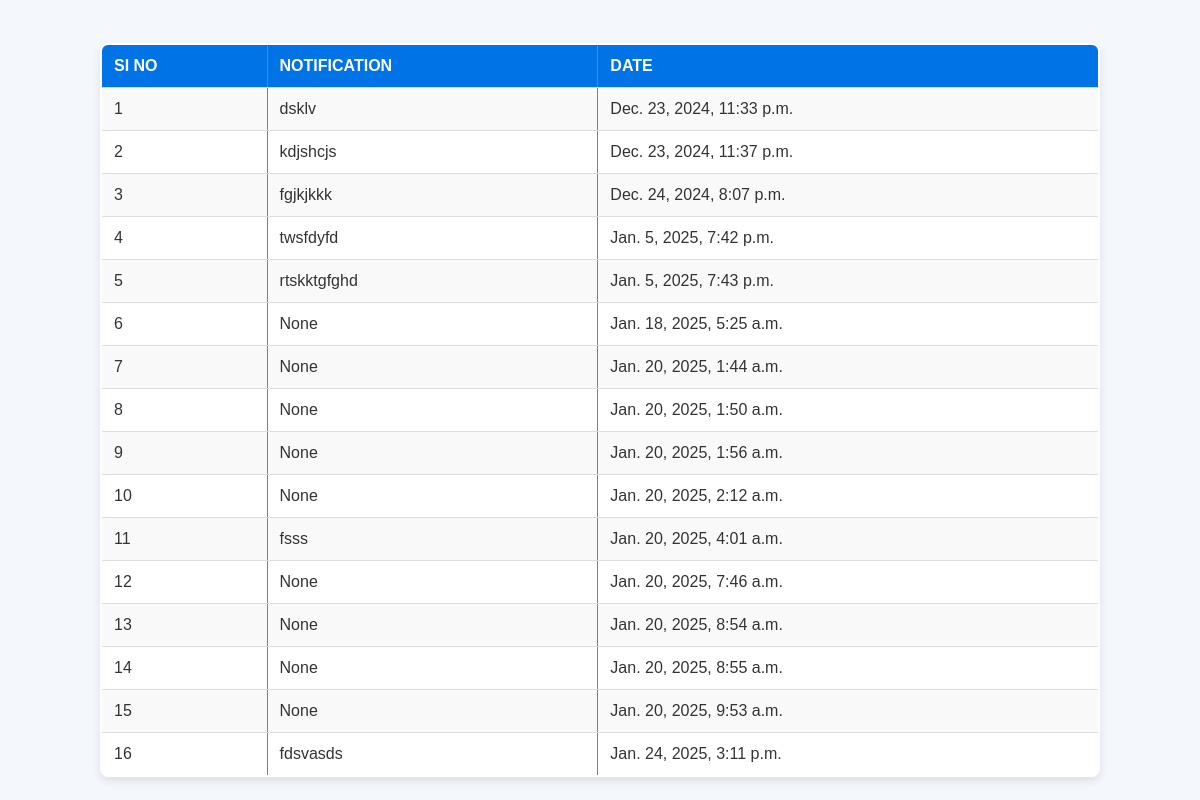
The app's page /notification, older data.
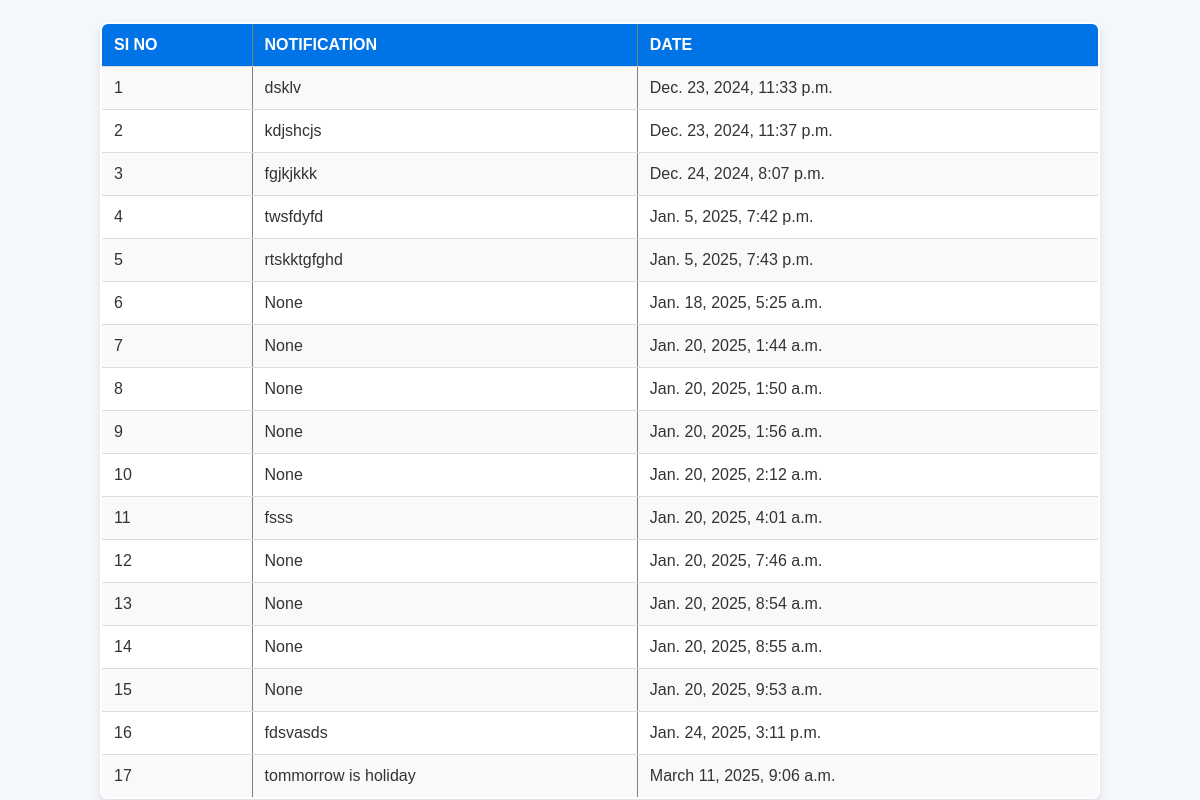
The same page, newer data.
### administrator/models.py (models this page shows)
class notificationTable(models.Model):
     post=models.CharField(max_length=200,null=True,blank=True)
     date = models.DateTimeField(auto_now_add=True)

### administrator/views.py (the view)
# urls.py: path("notification", notificationpage.as_view(), name="notification"),
class notificationpage(View):
    def get(self,request):
        c= notificationTable.objects.all()
        return render(request,"faculty/notification.html", {'a':c})

### templates/faculty/notification.html (shortened to what this page needs)
<!DOCTYPE html>
<html lang="en">
<head>
<body class=" bo">
    <table border="2" class="dot" >
        <tr>
        <th>SI no</th>
        <th>notification</th>
        <th>date</th>
    </tr>
    {% for i in a %}
    <tr>
        <td>{{forloop.counter}}</td>
        <td>{{i.post}}</td>
        <td>{{i.date}}</td>
    </tr>
    {%endfor%}
    </table>
</body>
</html>

Row changes from the older to the newer data that the page shows:
added notificationTable: post "tommorrow is holiday", date "March 11, 2025, 9:06 a.m."
